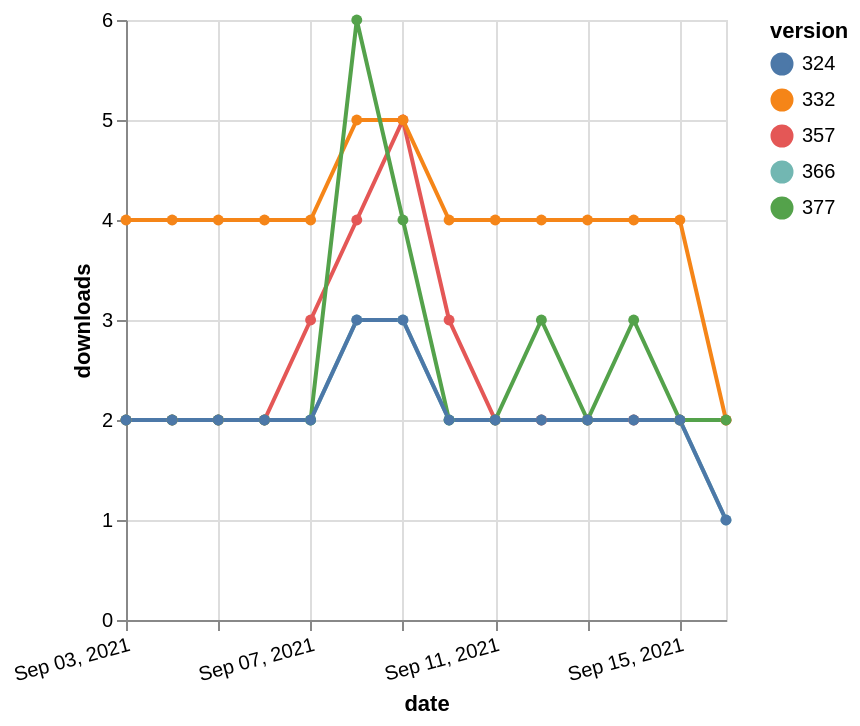

Describe this chart as a Vega-Lite specification.
### Vega-Lite specification from a JSON file in a GitHub repository (floating-point values rounded to 4 significant figures)
{"$schema": "https://vega.github.io/schema/vega-lite/v5.json", "description": "A simple bar chart with embedded data.", "data": {"values": [{"date": "2021-09-03", "total": 2305, "delta": 2, "version": "366"}, {"date": "2021-09-04", "total": 2307, "delta": 2, "version": "366"}, {"date": "2021-09-05", "total": 2309, "delta": 2, "version": "366"}, {"date": "2021-09-06", "total": 2311, "delta": 2, "version": "366"}, {"date": "2021-09-07", "total": 2313, "delta": 2, "version": "366"}, {"date": "2021-09-08", "total": 2316, "delta": 3, "version": "366"}, {"date": "2021-09-09", "total": 2319, "delta": 3, "version": "366"}, {"date": "2021-09-10", "total": 2321, "delta": 2, "version": "366"}, {"date": "2021-09-11", "total": 2323, "delta": 2, "version": "366"}, {"date": "2021-09-12", "total": 2325, "delta": 2, "version": "366"}, {"date": "2021-09-13", "total": 2327, "delta": 2, "version": "366"}, {"date": "2021-09-14", "total": 2329, "delta": 2, "version": "366"}, {"date": "2021-09-15", "total": 2331, "delta": 2, "version": "366"}, {"date": "2021-09-16", "total": 2332, "delta": 1, "version": "366"}, {"date": "2021-09-03", "total": 2915, "delta": 2, "version": "357"}, {"date": "2021-09-04", "total": 2917, "delta": 2, "version": "357"}, {"date": "2021-09-05", "total": 2919, "delta": 2, "version": "357"}, {"date": "2021-09-06", "total": 2921, "delta": 2, "version": "357"}, {"date": "2021-09-07", "total": 2924, "delta": 3, "version": "357"}, {"date": "2021-09-08", "total": 2928, "delta": 4, "version": "357"}, {"date": "2021-09-09", "total": 2933, "delta": 5, "version": "357"}, {"date": "2021-09-10", "total": 2936, "delta": 3, "version": "357"}, {"date": "2021-09-11", "total": 2938, "delta": 2, "version": "357"}, {"date": "2021-09-12", "total": 2940, "delta": 2, "version": "357"}, {"date": "2021-09-13", "total": 2942, "delta": 2, "version": "357"}, {"date": "2021-09-14", "total": 2944, "delta": 2, "version": "357"}, {"date": "2021-09-15", "total": 2946, "delta": 2, "version": "357"}, {"date": "2021-09-16", "total": 2948, "delta": 2, "version": "357"}, {"date": "2021-09-03", "total": 4902, "delta": 4, "version": "332"}, {"date": "2021-09-04", "total": 4906, "delta": 4, "version": "332"}, {"date": "2021-09-05", "total": 4910, "delta": 4, "version": "332"}, {"date": "2021-09-06", "total": 4914, "delta": 4, "version": "332"}, {"date": "2021-09-07", "total": 4918, "delta": 4, "version": "332"}, {"date": "2021-09-08", "total": 4923, "delta": 5, "version": "332"}, {"date": "2021-09-09", "total": 4928, "delta": 5, "version": "332"}, {"date": "2021-09-10", "total": 4932, "delta": 4, "version": "332"}, {"date": "2021-09-11", "total": 4936, "delta": 4, "version": "332"}, {"date": "2021-09-12", "total": 4940, "delta": 4, "version": "332"}, {"date": "2021-09-13", "total": 4944, "delta": 4, "version": "332"}, {"date": "2021-09-14", "total": 4948, "delta": 4, "version": "332"}, {"date": "2021-09-15", "total": 4952, "delta": 4, "version": "332"}, {"date": "2021-09-16", "total": 4954, "delta": 2, "version": "332"}, {"date": "2021-09-03", "total": 2105, "delta": 2, "version": "377"}, {"date": "2021-09-04", "total": 2107, "delta": 2, "version": "377"}, {"date": "2021-09-05", "total": 2109, "delta": 2, "version": "377"}, {"date": "2021-09-06", "total": 2111, "delta": 2, "version": "377"}, {"date": "2021-09-07", "total": 2113, "delta": 2, "version": "377"}, {"date": "2021-09-08", "total": 2119, "delta": 6, "version": "377"}, {"date": "2021-09-09", "total": 2123, "delta": 4, "version": "377"}, {"date": "2021-09-10", "total": 2125, "delta": 2, "version": "377"}, {"date": "2021-09-11", "total": 2127, "delta": 2, "version": "377"}, {"date": "2021-09-12", "total": 2130, "delta": 3, "version": "377"}, {"date": "2021-09-13", "total": 2132, "delta": 2, "version": "377"}, {"date": "2021-09-14", "total": 2135, "delta": 3, "version": "377"}, {"date": "2021-09-15", "total": 2137, "delta": 2, "version": "377"}, {"date": "2021-09-16", "total": 2139, "delta": 2, "version": "377"}, {"date": "2021-09-03", "total": 2623, "delta": 2, "version": "324"}, {"date": "2021-09-04", "total": 2625, "delta": 2, "version": "324"}, {"date": "2021-09-05", "total": 2627, "delta": 2, "version": "324"}, {"date": "2021-09-06", "total": 2629, "delta": 2, "version": "324"}, {"date": "2021-09-07", "total": 2631, "delta": 2, "version": "324"}, {"date": "2021-09-08", "total": 2634, "delta": 3, "version": "324"}, {"date": "2021-09-09", "total": 2637, "delta": 3, "version": "324"}, {"date": "2021-09-10", "total": 2639, "delta": 2, "version": "324"}, {"date": "2021-09-11", "total": 2641, "delta": 2, "version": "324"}, {"date": "2021-09-12", "total": 2643, "delta": 2, "version": "324"}, {"date": "2021-09-13", "total": 2645, "delta": 2, "version": "324"}, {"date": "2021-09-14", "total": 2647, "delta": 2, "version": "324"}, {"date": "2021-09-15", "total": 2649, "delta": 2, "version": "324"}, {"date": "2021-09-16", "total": 2650, "delta": 1, "version": "324"}]}, "width": "container", "mark": {"type": "line", "point": {"filled": true}}, "encoding": {"x": {"field": "date", "type": "temporal", "timeUnit": "yearmonthdate", "title": "date", "axis": {"labelAngle": -15}}, "y": {"field": "delta", "type": "quantitative", "title": "downloads"}, "color": {"field": "version", "type": "nominal"}, "tooltip": {"field": "delta"}}}
